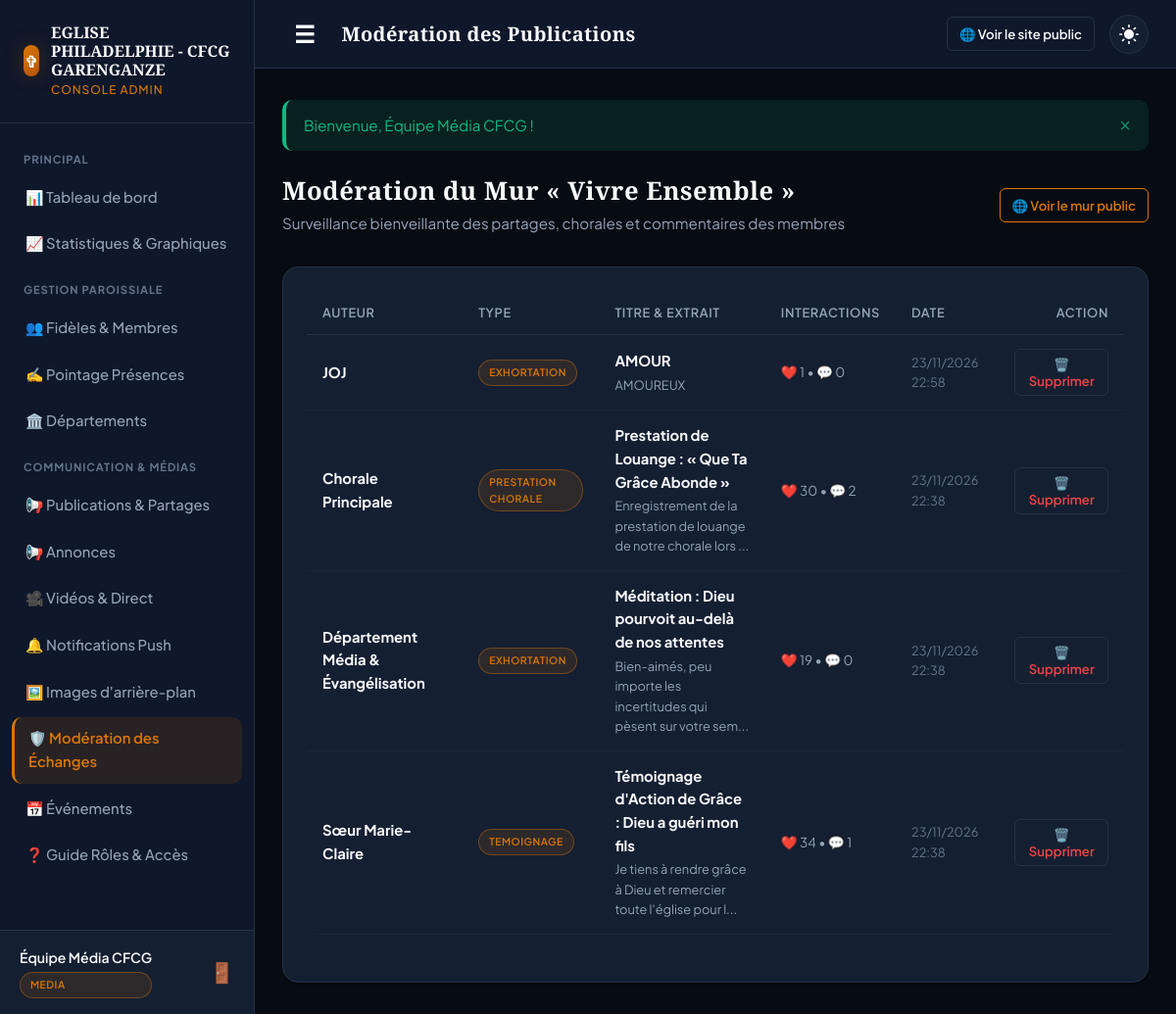
Screenshot of /admin/communaute_moderation.php (signed in) with the database file from the repository.
### tables this page shows
CREATE TABLE `eglise` (
  `id` int NOT NULL AUTO_INCREMENT,
  `nom` varchar(150) NOT NULL,
  `slogan` varchar(200) DEFAULT NULL,
  `adresse` varchar(255) DEFAULT NULL,
  `telephone` varchar(30) DEFAULT NULL,
  `email` varchar(100) DEFAULT NULL,
  `logo` varchar(255) DEFAULT NULL,
  `a_propos` text,
  `facebook_url` varchar(255) DEFAULT NULL,
  `youtube_url` varchar(255) DEFAULT NULL,
  `tiktok_url` varchar(255) DEFAULT NULL,
  `whatsapp` varchar(30) DEFAULT NULL,
  PRIMARY KEY (`id`)
);

CREATE TABLE `publications_communaute` (
  `id` int NOT NULL AUTO_INCREMENT,
  `fidele_id` int DEFAULT NULL,
  `auteur_nom` varchar(100) NOT NULL,
  `type` enum('exhortation','temoignage','prestation_chorale','partage') NOT NULL DEFAULT 'partage',
  `titre` varchar(200) NOT NULL,
  `contenu` text NOT NULL,
  `verset_reference` varchar(100) DEFAULT NULL,
  `verset_texte` text,
  `media_url` varchar(500) DEFAULT NULL,
  `fichier_local` varchar(255) DEFAULT NULL,
  `image_url` varchar(255) DEFAULT NULL,
  `statut` enum('publie','en_attente_moderation','rejete') DEFAULT 'publie',
  `likes_count` int unsigned DEFAULT '0',
  `admin_id` int DEFAULT NULL,
  `created_at` timestamp NULL DEFAULT CURRENT_TIMESTAMP,
  `updated_at` timestamp NULL DEFAULT CURRENT_TIMESTAMP ON UPDATE CURRENT_TIMESTAMP,
  PRIMARY KEY (`id`),
  KEY `idx_pub_type_statut` (`type`,`statut`),
  KEY `idx_pub_created` (`created_at`),
  KEY `fk_pub_fidele` (`fidele_id`),
  CONSTRAINT `fk_pub_fidele` FOREIGN KEY (`fidele_id`) REFERENCES `fideles` (`id`) ON DELETE SET NULL
);

### config/database.php (called while the page is built, shortened)
<?php
class Database
{
    private static ?PDO $instance = null;
    public static function getConnection(): PDO
    {
        if (self::$instance === null) {
            $dbUrl = getenv('DATABASE_URL') ?: getenv('JAWSDB_URL') ?: getenv('CLEARDB_DATABASE_URL');
            if ($dbUrl) {
                $parsed = parse_url($dbUrl);
                $host = $parsed['host'] ?? '127.0.0.1';
                $port = $parsed['port'] ?? 3306;
                $user = $parsed['user'] ?? 'root';
                $pass = $parsed['pass'] ?? '';
                $dbname = isset($parsed['path']) ? ltrim($parsed['path'], '/') : 'eglise_app';
            } else {
                $host = getenv('DB_HOST') ?: '127.0.0.1';
                $port = getenv('DB_PORT') ?: 3306;
                $dbname = getenv('DB_NAME') ?: getenv('DB_DATABASE') ?: 'eglise_app';
                $user = getenv('DB_USER') ?: getenv('DB_USERNAME') ?: 'root';
                $pass = getenv('DB_PASS') ?: getenv('DB_PASSWORD') ?: getenv('MYSQL_PASSWORD') ?: '';
            }
            $charset = 'utf8mb4';
            $dsn = sprintf('mysql:host=%s;port=%s;dbname=%s;charset=%s', $host, $port, $dbname, $charset);
            $options = [
                PDO::ATTR_ERRMODE => PDO::ERRMODE_EXCEPTION,
                PDO::ATTR_DEFAULT_FETCH_MODE => PDO::FETCH_ASSOC,
                PDO::ATTR_EMULATE_PREPARES => false,
                PDO::MYSQL_ATTR_INIT_COMMAND => "SET NAMES utf8mb4 COLLATE utf8mb4_unicode_ci",
            ];
            $isCloudDb = (getenv('DB_SSL') === 'true')
                || (stripos($host, 'tidbcloud.com') !== false)
                || (stripos($host, 'aivencloud.com') !== false);
            try {
                self::$instance = new PDO($dsn, $user, $pass, $options);
            } catch (PDOException $e) {
                error_log('Database Connection Error: ' . $e->getMessage());
                die('Une erreur est survenue lors de la connexion à la base de données. Veuillez réessayer plus tard.');
            }
        }
        return self::$instance;
    }
}
function db(): PDO
{
    return Database::getConnection();
}

### includes/db_helpers.php (called while the page is built, shortened)
<?php
require_once __DIR__ . '/../config/database.php';
require_once __DIR__ . '/functions.php';
function get_church_info(): array {
    static $church = null;
    if ($church === null) {
        try {
            $stmt = db()->query("SELECT * FROM eglise LIMIT 1");
            $church = $stmt->fetch() ?: [
                'nom'          => 'Église de la Grâce',
                'slogan'       => 'Une communauté de foi et d\'amour',
                'adresse'      => 'Adresse non configurée',
                'telephone'    => '',
                'email'        => '',
                'logo'         => null,
                'a_propos'     => '',
                'facebook_url' => '',
                'youtube_url'  => '',
                'tiktok_url'   => '',
                'whatsapp'     => '',
            ];
        } catch (Exception $e) {
            error_log('Erreur get_church_info: ' . $e->getMessage());
            $church = [];
        }
    }
    return $church;
}

### includes/functions.php (called while the page is built, shortened)
<?php
function e(?string $value): string {
    return htmlspecialchars($value ?? '', ENT_QUOTES | ENT_SUBSTITUTE, 'UTF-8');
}
function truncate_text(string $text, int $limit = 120): string {
    if (mb_strlen($text) <= $limit) {
        return $text;
    }
    return mb_substr($text, 0, $limit) . '...';
}

### includes/auth.php (called while the page is built, shortened)
<?php
require_once __DIR__ . '/../config/database.php';
require_once __DIR__ . '/functions.php';
function is_logged_in(): bool {
    return !empty($_SESSION['admin_id']) && !empty($_SESSION['admin_role']);
}
function current_user(): ?array {
    return [
        'id'       => (int)$_SESSION['admin_id'],
        'nom'      => $_SESSION['admin_nom'] ?? '',
        'username' => $_SESSION['admin_username'] ?? '',
        'email'    => $_SESSION['admin_email'] ?? '',
        'role'     => $_SESSION['admin_role'] ?? ROLE_SECRETAIRE,
    ];
}
function has_role(string|array $allowedRoles): bool {
    $currentRole = $_SESSION['admin_role'];
    if (is_string($allowedRoles)) {
        $allowedRoles = [$allowedRoles];
    }
    return in_array($currentRole, $allowedRoles, true);
}

### admin/communaute_moderation.php (the view, shortened to what this page needs)
<?php
require_once __DIR__ . '/../config/database.php';
require_once __DIR__ . '/../includes/functions.php';
require_once __DIR__ . '/../includes/auth.php';
require_once __DIR__ . '/../includes/db_helpers.php';
$pubs = db()->query("
    SELECT p.*, COUNT(c.id) as nb_commentaires
    FROM publications_communaute p
    LEFT JOIN commentaires_communaute c ON p.id = c.publication_id
    GROUP BY p.id
    ORDER BY p.created_at DESC
")->fetchAll();
include __DIR__ . '/../templates/admin_header.php';
?>
<div style="display: flex; justify-content: space-between; align-items: center; margin-bottom: 2rem;">
    <div>
        <h2 style="font-size: 1.6rem; margin-bottom: 4px;">Modération du Mur « Vivre Ensemble »</h2>
        <p style="color: var(--text-secondary); margin: 0; font-size: 0.95rem;">
            Surveillance bienveillante des partages, chorales et commentaires des membres
        </p>
    </div>
    <a href="<?= BASE_URL ?>/communaute.php" target="_blank" class="btn btn-outline-gold btn-sm">
        🌐 Voir le mur public
    </a>
</div>
<div class="card">
    <div class="table-responsive">
        <table class="table">
            <thead>
                <tr>
                    <th>Auteur</th>
                    <th>Type</th>
                    <th>Titre & Extrait</th>
                    <th>Interactions</th>
                    <th>Date</th>
                    <th style="text-align: right;">Action</th>
                </tr>
            </thead>
            <tbody>
                <?php if (empty($pubs)): ?>
                    <tr>
                        <td colspan="6" style="text-align: center; padding: 2.5rem; color: var(--text-muted);">
                            Aucune publication à modérer.
                        </td>
                    </tr>
                <?php else: ?>
                    <?php foreach ($pubs as $p): ?>
                        <tr>
                            <td><strong><?= e($p['auteur_nom']) ?></strong></td>
                            <td>
                                <span class="badge badge-gold" style="font-size: 0.65rem;">
                                    <?= strtoupper(e(str_replace('_', ' ', $p['type']))) ?>
                                </span>
                            </td>
                            <td>
                                <strong><?= e($p['titre']) ?></strong>
                                <p style="margin: 2px 0 0 0; font-size: 0.8rem; color: var(--text-secondary);">
                                    <?= e(truncate_text($p['contenu'], 65)) ?>
                                </p>
                            </td>
                            <td style="font-size: 0.85rem; color: var(--text-secondary);">
                                ❤️ <?= (int)$p['likes_count'] ?> • 💬 <?= (int)$p['nb_commentaires'] ?>
                            </td>
                            <td style="font-size: 0.8rem; color: var(--text-muted);">
                                <?= date('d/m/Y H:i', strtotime($p['created_at'])) ?>
                            </td>
                            <td style="text-align: right;">
                                <form method="POST" action="<?= ADMIN_URL ?>/communaute_moderation.php" onsubmit="return confirm('Supprimer définitivement ce message et ses commentaires ?');">
                                    <button type="submit" class="btn btn-outline btn-sm" style="color: var(--color-danger);">
                                        🗑️ Supprimer
                                    </button>
                                </form>
                            </td>
                        </tr>
                    <?php endforeach; ?>
                <?php endif; ?>
            </tbody>
        </table>
    </div>
</div>
<?php include __DIR__ . '/../templates/admin_footer.php'; ?>

### templates/admin_sidebar.php (shortened to what this page needs)
<?php
$currentUri = $_SERVER['REQUEST_URI'] ?? '';
$isActive = function(string $page) use ($currentUri) {
    return str_contains($currentUri, $page) ? 'active' : '';
};
?>
<aside class="admin-sidebar" id="admin-sidebar">
    <a href="<?= ADMIN_URL ?>/index.php" class="sidebar-brand">
        <div class="brand-icon" style="width: 32px; height: 32px; font-size: 1rem;">✞</div>
        <div class="brand-text">
            <span class="brand-title" style="font-size: 1rem;"><?= e($church['nom'] ?? 'Église App') ?></span>
            <span class="brand-subtitle">Console Admin</span>
        </div>
    </a>
    <ul class="sidebar-menu">
        <li class="menu-label">Principal</li>
        <li class="menu-item <?= $currentUri === '/admin/' || str_ends_with($currentUri, 'admin/index.php') ? 'active' : '' ?>">
            <a href="<?= ADMIN_URL ?>/index.php">📊 Tableau de bord</a>
        </li>
        <li class="menu-item <?= $isActive('statistiques') ?>">
            <a href="<?= ADMIN_URL ?>/statistiques.php">📈 Statistiques & Graphiques</a>
        </li>
        <li class="menu-label">Gestion Paroissiale</li>
        <li class="menu-item <?= $isActive('fideles') ?>">
            <a href="<?= ADMIN_URL ?>/fideles.php">👥 Fidèles & Membres</a>
        </li>
        <li class="menu-item <?= $isActive('presences') ?>">
            <a href="<?= ADMIN_URL ?>/presences.php">✍️ Pointage Présences</a>
        </li>
        <li class="menu-item <?= $isActive('departements') ?>">
            <a href="<?= ADMIN_URL ?>/departements.php">🏛️ Départements</a>
        </li>
        <li class="menu-label">Communication & Médias</li>
        <?php if (has_role(ROLE_MEDIA)): ?>
        <li class="menu-item <?= $isActive('communaute_publier') ?>">
            <a href="<?= ADMIN_URL ?>/communaute_publier.php">📢 Publications & Partages</a>
        </li>
        <li class="menu-item <?= $isActive('annonces') ?>">
            <a href="<?= ADMIN_URL ?>/annonces.php">📢 Annonces</a>
        </li>
        <li class="menu-item <?= $isActive('videos') ?>">
            <a href="<?= ADMIN_URL ?>/videos.php">🎥 Vidéos & Direct</a>
        </li>
        <li class="menu-item <?= $isActive('notifications') ?>">
            <a href="<?= ADMIN_URL ?>/notifications.php">🔔 Notifications Push</a>
        </li>
        <li class="menu-item <?= $isActive('images_ui') ?>">
            <a href="<?= ADMIN_URL ?>/images_ui.php">🖼️ Images d'arrière-plan</a>
        </li>
        <li class="menu-item <?= $isActive('communaute_moderation') ?>">
            <a href="<?= ADMIN_URL ?>/communaute_moderation.php">🛡️ Modération des Échanges</a>
        </li>
        <?php endif; ?>
        <li class="menu-item <?= $isActive('evenements') ?>">
            <a href="<?= ADMIN_URL ?>/evenements.php">📅 Événements</a>
        </li>
        <li class="menu-item <?= $isActive('aide') ?>">
            <a href="<?= ADMIN_URL ?>/aide.php">❓ Guide Rôles & Accès</a>
        </li>
    </ul>
    <div class="sidebar-user">
        <div style="display: flex; flex-direction: column;">
            <span style="font-weight: 600; font-size: 0.875rem; color: var(--text-primary);"><?= e($currentUser['nom']) ?></span>
            <span class="badge badge-gold" style="font-size: 0.65rem; margin-top: 4px;"><?= e($currentUser['role']) ?></span>
        </div>
        <a href="<?= ADMIN_URL ?>/logout.php" title="Se déconnecter" style="color: var(--color-danger); font-size: 1.25rem;">
            🚪
        </a>
    </div>
</aside>

### rows the page displays
eglise: nom "EGLISE PHILADELPHIE - CFCG GARENGANZE"
publications_communaute: auteur_nom "JOJ", type "EXHORTATION", titre "AMOUR", contenu "AMOUREUX", likes_count "1", nb_commentaires "0", created_at "23/11/2026 22:58"
publications_communaute: auteur_nom "Chorale Principale", type "PRESTATION CHORALE", titre "Prestation de Louange : « Que Ta Grâce Abonde »", contenu "Enregistrement de la prestation de louange de notre chorale lors ...", likes_count "30", nb_commentaires "2", created_at "23/11/2026 22:38"
publications_communaute: auteur_nom "Département Média & Évangélisation", type "EXHORTATION", titre "Méditation : Dieu pourvoit au-delà de nos attentes", contenu "Bien-aimés, peu importe les incertitudes qui pèsent sur votre sem...", likes_count "19", nb_commentaires "0", created_at "23/11/2026 22:38"
publications_communaute: auteur_nom "Sœur Marie-Claire", type "TEMOIGNAGE", titre "Témoignage d'Action de Grâce : Dieu a guéri mon fils", contenu "Je tiens à rendre grâce à Dieu et remercier toute l'église pour l...", likes_count "34", nb_commentaires "1", created_at "23/11/2026 22:38"

### other values shown
$currentUser['nom'] "Équipe Média CFCG"
$currentUser['role'] "MEDIA"
$adminHeaderTitle "Modération des Publications"
$flash['message'] "Bienvenue, Équipe Média CFCG !"
